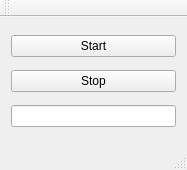
<?xml version="1.0" encoding="UTF-8"?>
<ui version="4.0">
 <class>MainWindow</class>
 <widget class="QMainWindow" name="MainWindow">
  <property name="geometry">
   <rect>
    <x>0</x>
    <y>0</y>
    <width>187</width>
    <height>170</height>
   </rect>
  </property>
  <property name="windowTitle">
   <string>MainWindow</string>
  </property>
  <widget class="QWidget" name="centralWidget">
   <layout class="QVBoxLayout" name="verticalLayout">
    <item>
     <widget class="QPushButton" name="startBtn">
      <property name="text">
       <string>Start</string>
      </property>
     </widget>
    </item>
    <item>
     <widget class="QPushButton" name="stopBtn">
      <property name="text">
       <string>Stop</string>
      </property>
     </widget>
    </item>
    <item>
     <widget class="QLineEdit" name="timeoutEdit"/>
    </item>
   </layout>
  </widget>
  <widget class="QToolBar" name="mainToolBar">
   <attribute name="toolBarArea">
    <enum>TopToolBarArea</enum>
   </attribute>
   <attribute name="toolBarBreak">
    <bool>false</bool>
   </attribute>
  </widget>
  <widget class="QStatusBar" name="statusBar"/>
 </widget>
 <layoutdefault spacing="6" margin="11"/>
 <resources/>
 <connections/>
</ui>
